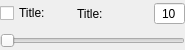
<?xml version="1.0" encoding="UTF-8"?>
<ui version="4.0">
    <class>SliderBox</class>
    <widget class="QWidget" name="SliderBox">
        <property name="geometry">
            <rect>
                <x>0</x>
                <y>0</y>
                <width>185</width>
                <height>50</height>
            </rect>
        </property>
        <property name="windowTitle">
            <string>Form</string>
        </property>
        <layout class="QVBoxLayout" name="verticalLayout">
            <property name="leftMargin">
                <number>0</number>
            </property>
            <property name="topMargin">
                <number>0</number>
            </property>
            <property name="rightMargin">
                <number>0</number>
            </property>
            <property name="bottomMargin">
                <number>0</number>
            </property>
            <item>
                <layout class="QHBoxLayout" name="horizontalLayout_15" stretch="0,0,1">
                    <item>
                        <widget class="QCheckBox" name="chkTitle">
                            <property name="text">
                                <string>Title:</string>
                            </property>
                        </widget>
                    </item>
                    <item>
                        <widget class="QLabel" name="lblTitle">
                            <property name="text">
                                <string>Title:</string>
                            </property>
                        </widget>
                    </item>
                    <item>
                        <widget class="QSpinBox" name="txtValue">
                            <property name="sizePolicy">
                                <sizepolicy hsizetype="Maximum" vsizetype="Fixed">
                                    <horstretch>0</horstretch>
                                    <verstretch>0</verstretch>
                                </sizepolicy>
                            </property>
                            <property name="alignment">
                                <set>Qt::AlignCenter</set>
                            </property>
                            <property name="buttonSymbols">
                                <enum>QAbstractSpinBox::NoButtons</enum>
                            </property>
                            <property name="minimum">
                                <number>10</number>
                            </property>
                            <property name="maximum">
                                <number>200</number>
                            </property>
                        </widget>
                    </item>
                </layout>
            </item>
            <item>
                <widget class="Slider" name="sliValue">
                    <property name="minimum">
                        <number>10</number>
                    </property>
                    <property name="maximum">
                        <number>200</number>
                    </property>
                    <property name="orientation">
                        <enum>Qt::Horizontal</enum>
                    </property>
                </widget>
            </item>
        </layout>
    </widget>
    <customwidgets>
        <customwidget>
            <class>Slider</class>
            <extends>QSlider</extends>
            <header>widgets/slider.h</header>
        </customwidget>
    </customwidgets>
    <resources/>
    <connections/>
</ui>
